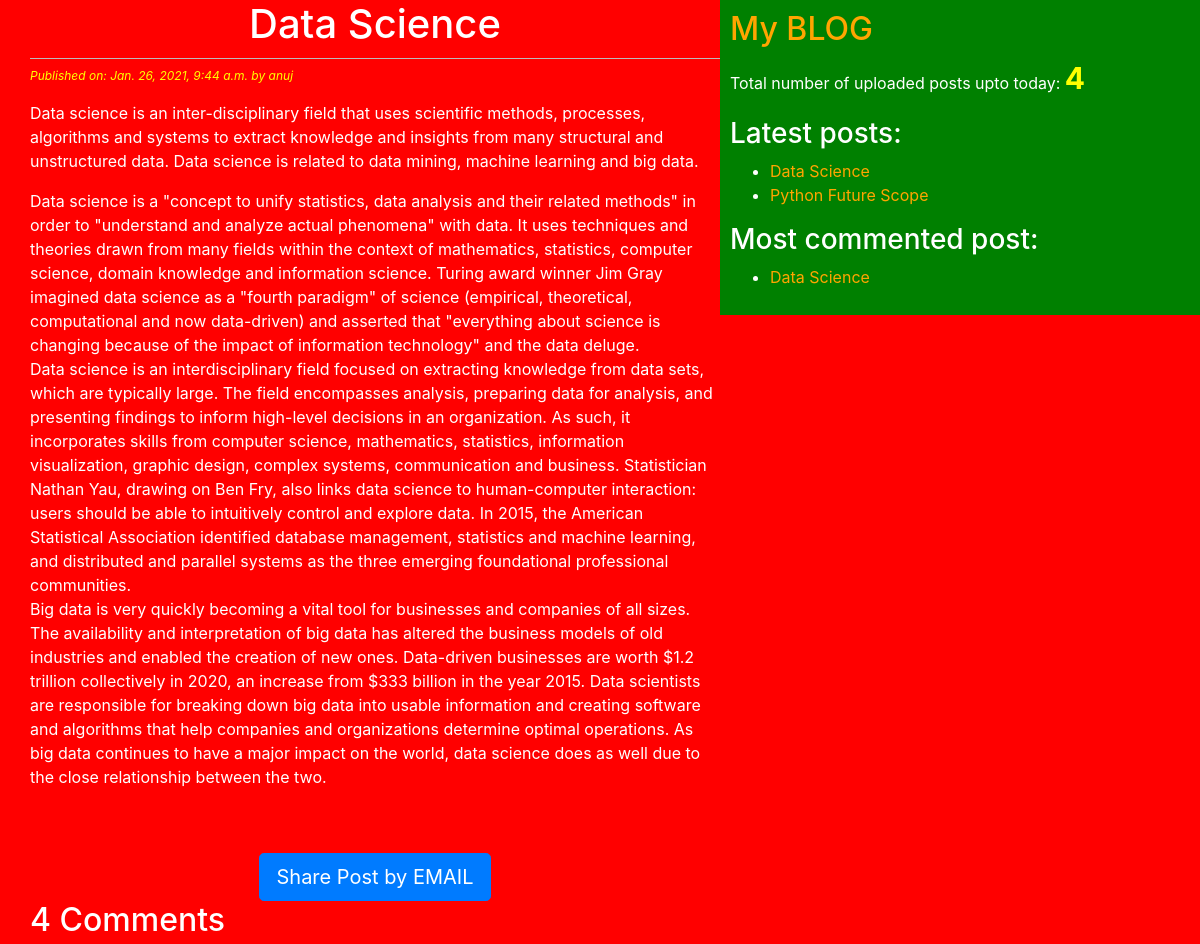
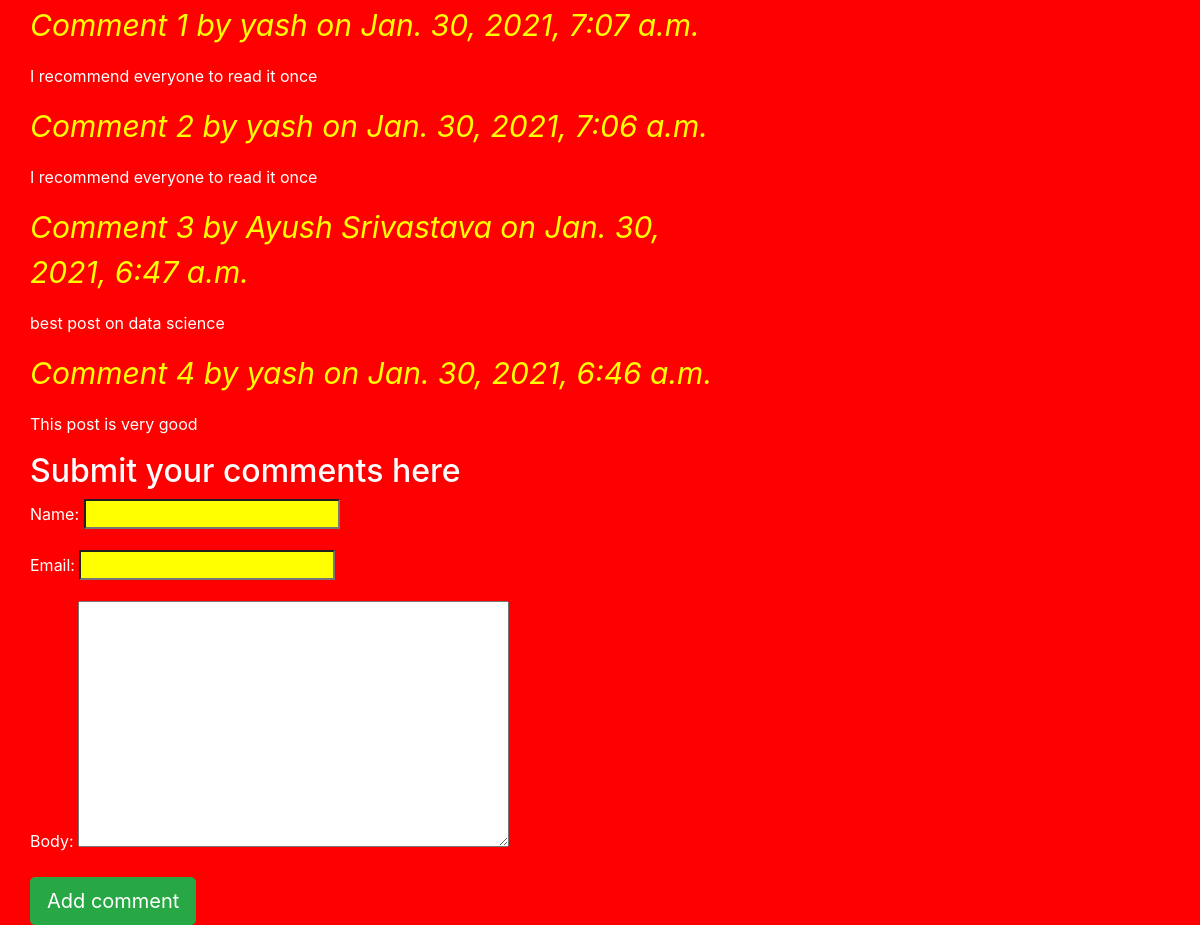
The app's page /2021/01/26/data-science/ with its own data (2 pictures, top to bottom).
### blogapp/models.py (models this page shows, shortened)
class Post(models.Model):
    STATUS_CHOICES=(('draft', 'DRAFT'), ('published', 'PUBLISHED'))
    title=models.CharField(max_length=256)
    slug=models.SlugField(max_length=256, unique_for_date='publish')
    author=models.ForeignKey(User, related_name='blog_posts', on_delete=models.CASCADE)
    body=models.TextField()
    publish=models.DateTimeField(default=timezone.now)
    created=models.DateTimeField(auto_now_add=True) #whenever the post object got created automatically that time will be considered
    updated=models.DateTimeField(auto_now=True)
    status=models.CharField(max_length=10, choices=STATUS_CHOICES, default='draft')
    objects=CustomManager()
    tags=TaggableManager()
    class Meta:
        ordering=('-publish',) #descending order #also single value tuple ends with comma
    def get_absolute_url(self):
        return reverse('post_detail', args=[self.publish.year, self.publish.strftime('%m'), self.publish.strftime('%d'), self.slug])

class Comment(models.Model):
    post=models.ForeignKey(Post, related_name='comments', on_delete=models.CASCADE)
    name=models.CharField(max_length=64)
    email=models.EmailField()
    body=models.TextField()
    created=models.DateTimeField(auto_now_add=True)
    updated=models.DateTimeField(auto_now=True)
    active=models.BooleanField(default=True)
    class Meta:
        ordering=('-created',)

### blogapp/views.py (the view)
# urls.py: path('<int:year>/<int:month>/<int:day>/<slug:post>/', views.post_detail_view, name='post_detail'),
def post_detail_view(request, year, month, day, post):
    post=get_object_or_404(Post, slug=post, status='published',
                                            publish__year=year,
                                            publish__month=month,
                                            publish__day=day)
    comments=post.comments.filter(active=True)
    csubmit=False
    if request.method=='POST':
        form=CommentForm(request.POST)
        if form.is_valid():
            new_comment=form.save(commit=False)
            new_comment.post=post
            new_comment.save()
            csubmit=True
    else:
        form=CommentForm()
    return render(request, 'blogapp/post_detail.html', {'post': post, 'form': form, 'csubmit': csubmit, 'comments': comments})

### blogapp/forms.py
class CommentForm(forms.ModelForm):
    class Meta:
        model=Comment
        fields=('name', 'email', 'body')

### blogapp/models.py (called while the page is built)
    def get_queryset(self):
        return super().get_queryset().filter(status='published') #to show only published posts

### blogapp/templatetags/blogapp_extra.py (called while the page is built)
@register.simple_tag(name='my_tag')
def total_posts():
    return Post.objects.count()

@register.inclusion_tag('blogapp/latest_posts.html')
def show_latest_posts(count=3):
    latest_posts=Post.objects.order_by('-publish')[:count] #most recent 3
    return {'latest_posts': latest_posts}

@register.simple_tag()
def get_most_commented_posts(count=1):
    return Post.objects.annotate(total_comments=Count('comments')).order_by('-total_comments')[:count]

### templates/blogapp/post_detail.html (shortened to what this page needs)
<!DOCTYPE html>
{%extends 'blogapp/base.html'%}
  {%block body_block%}
  <h1>{{post.title}}</h1>
    <p id='date'>Published on: {{post.publish}} by {{post.author}}</p>
    <p id='con'>{{post.body|linebreaks}}</p><br><br>
    <div class="container" align="center">
      <a href="/{{post.id}}/share" class="btn btn-primary btn-lg">Share Post by EMAIL</a>
    </div>
    {% with comments.count as comments_count %}
      <h2>{{comments_count}} Comment{{comments_count|pluralize}}</h2>
    {%endwith%}
    {% if comments %}
      {%for comment in comments%}
        <p id='com'>Comment {{forloop.counter}} by {{comment.name}} on {{comment.created}}</p>
        <div class="cb">
          {{comment.body|linebreaks}}
        </div>
      {%endfor%}
      {%else%}
        <p>No comments yet!</p>
    {%endif%}
    {%if csubmit%}
      <h2>Your comment added successfully</h2>
      {%else%}
      <h2>Submit your comments here</h2>
        <form method="post">
          {{form.as_p}}
          <input type="submit" class='btn btn-lg btn-success' value="Add comment">
        </form>
    {%endif%}
  {%endblock%}

### templates/blogapp/base.html (shortened to what this page needs)
<!DOCTYPE html>
{%load static%}
{%load blogapp_extra%}
<html lang="" dir="ltr">
  <head>
    <link rel="stylesheet" href="https://cdn.jsdelivr.net/npm/bootstrap@4.6.0/dist/css/bootstrap.min.css">
    <link rel="stylesheet" href="{% static 'css/demo.css' %}">
  </head>
  <body>
    <div class="content">
      {%block body_block%}
      {%endblock%}
    </div>
    <div class="sidebar">
      <a href="/home"><h2>My BLOG</h2></a>
      <p>Total number of uploaded posts upto today: <span id='pcount'>{%my_tag%}</span></p>
      <h3>Latest posts:</h3>{%show_latest_posts 2%}
      <h3>Most commented post: </h3>
      {%get_most_commented_posts as most_commented_posts%}
      <ul>
        {%for post in most_commented_posts%}
          <li><a href="{{post.get_absolute_url}}">{{post.title}}</a></li>
        {%endfor%}
      </ul>
    </div>
  </body>
</html>

### templates/blogapp/latest_posts.html
<ul>
  {%for post in latest_posts%}
  <li><a href="{{post.get_absolute_url}}">{{post.title}}</a></li>
  {%endfor%}
</ul>

### static/css/demo.css (style rules this page uses)
.content { width: 60%; float: left; padding: 0 0 0 30px; background: red; height: 100%; }
.sidebar { width: 40%; float: right; padding: 10px; background: green; height: 100%; }
h1 { text-align: center; border-bottom: 1px solid #bbb; padding-bottom: 10px; }
body { color: white; background: red; }
#date { color: yellow; font-size: 12px; font-style: italic; }
#com { color: yellow; font-size: 30px; font-style: italic; }
a { color: orange; }
#con { text-align: justify; }
input { background: yellow; color: red; }
#pcount { font-size: 30px !important; color: yellow; font-weight: bold; }

### records on screen
Post: title "Data Science", publish "Jan. 26, 2021, 9:44 a.m.", author "anuj", body "Data science is an inter-disciplinary field that uses scientific methods, processes, algorithms and systems to extract knowledge and insights from many structural and unstructured data. Data science is related to data mining, machine learning and big data. Data science is a \"concept to unify statistics, data analysis and their related methods\" in order to \"understand and analyze actual phenomena\" with data. It uses techniques and theories drawn from many fields within the context of mathematics, statistics, computer science, domain knowledge and information science. Turing award winner Jim Gray imagined data science as a \"fourth paradigm\" of science (empirical, theoretical, computational…"
Comment: name "yash", created "Jan. 30, 2021, 7:07 a.m.", body "I recommend everyone to read it once"
Comment: name "yash", created "Jan. 30, 2021, 7:06 a.m.", body "I recommend everyone to read it once"
Comment: name "Ayush Srivastava", created "Jan. 30, 2021, 6:47 a.m.", body "best post on data science"
Comment: name "yash", created "Jan. 30, 2021, 6:46 a.m.", body "This post is very good"
Post: title "Python Future Scope"

### other values on screen
{{ comments_count }} "4"
